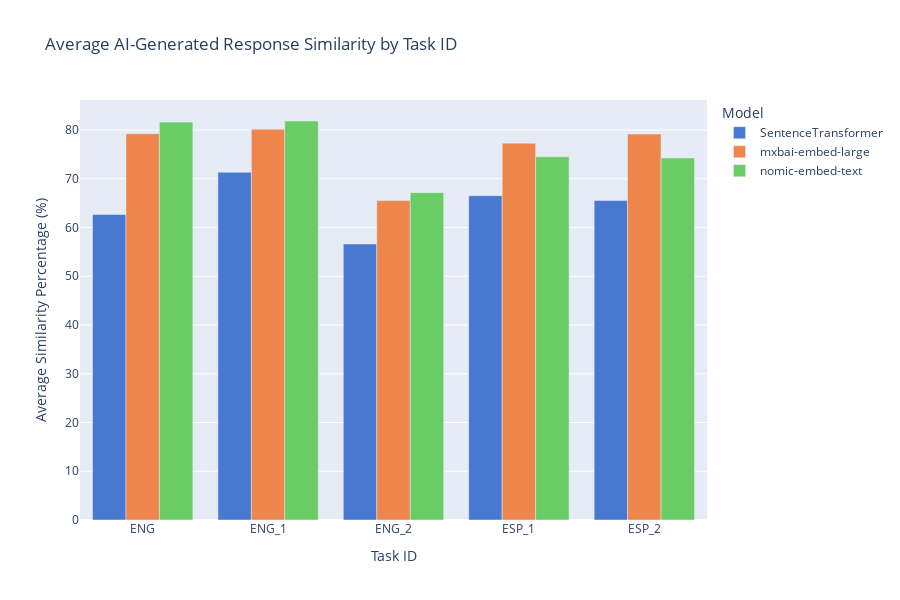
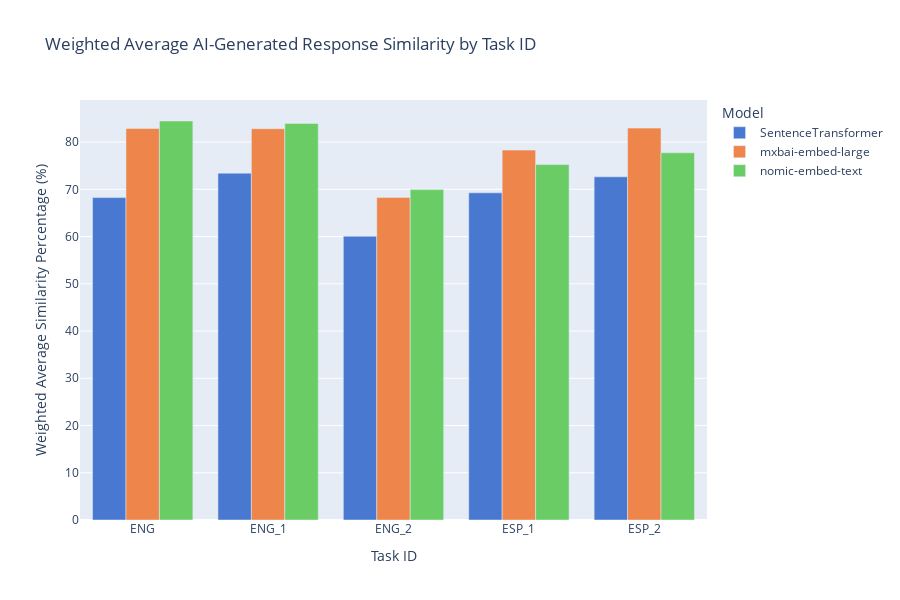

The code cell stored with these charts, in order, in its notebook:
### Code cell
avg_similarity_df = pd.melt(
    content_usage,
    id_vars=['TASK_ID'],
    value_vars=[
        'average_similarity_SentenceTransformer',
        'average_similarity_nomic-embed-text',
        'average_similarity_mxbai-embed-large'
    ],
    var_name='Model',
    value_name='Average Similarity (%)'
)

# Melt the DataFrame to long format for weighted average similarity
weighted_similarity_df = pd.melt(
    content_usage,
    id_vars=['TASK_ID'],
    value_vars=[
        'weighted_similarity_SentenceTransformer',
        'weighted_similarity_nomic-embed-text',
        'weighted_similarity_mxbai-embed-large'
    ],
    var_name='Model',
    value_name='Weighted Average Similarity (%)'
)

# Clean up the 'Model' column to only contain the model names

avg_similarity_df['Model'] = avg_similarity_df['Model'].str.replace('average_similarity_', '')
weighted_similarity_df['Model'] = weighted_similarity_df['Model'].str.replace('weighted_similarity_', '')


avg_similarity_df =  avg_similarity_df[avg_similarity_df['TASK_ID']!='ENG_No_LLM']
weighted_similarity_df =  weighted_similarity_df[weighted_similarity_df['TASK_ID']!='ENG_No_LLM']

avg_similarity_df = avg_similarity_df.groupby(['TASK_ID','Model'])['Average Similarity (%)'].mean().reset_index()
weighted_similarity_df = weighted_similarity_df.groupby(['TASK_ID','Model'])['Weighted Average Similarity (%)'].mean().reset_index()

# Step 2: Plot using Plotly

# Plot Average Similarity
fig_avg = px.bar(
    avg_similarity_df,
    x='TASK_ID',
    y='Average Similarity (%)',
    color='Model',
    title='Average AI-Generated Response Similarity by Task ID',
    labels={'TASK_ID': 'Task ID'},
    barmode='group',
    color_discrete_sequence=hex_pal
)
fig_avg.update_layout(
    xaxis_title='Task ID',
    yaxis_title='Average Similarity Percentage (%)',
    width=900,
    height=600
)
fig_avg.show()
fig_avg.write_image('../figures/results/content_similarity_avg.pdf')
# Plot Weighted Average Similarity
fig_weighted = px.bar(
    weighted_similarity_df,
    x='TASK_ID',
    y='Weighted Average Similarity (%)',
    color='Model',
    title='Weighted Average AI-Generated Response Similarity by Task ID',
    labels={'TASK_ID': 'Task ID'},
    barmode='group',
    color_discrete_sequence=hex_pal
)
fig_weighted.update_layout(
    xaxis_title='Task ID',
    yaxis_title='Weighted Average Similarity Percentage (%)',
    width=900,
    height=600
)
fig_weighted.show()
fig_weighted.write_image('../figures/results/content_similarity_weighted.pdf')

### Figure 1 — Plotly figure (JSON) as saved in the notebook; plotly's stock layout.template omitted (floating-point values rounded to 4 significant figures)
{"data": [{"alignmentgroup": "True", "hovertemplate": "Model=SentenceTransformer<br>Task ID=%{x}<br>Average Similarity (%)=%{y}<extra></extra>", "legendgroup": "SentenceTransformer", "marker": {"color": "#4878d0", "pattern": {"shape": ""}}, "name": "SentenceTransformer", "offsetgroup": "SentenceTransformer", "orientation": "v", "showlegend": true, "textposition": "auto", "type": "bar", "x": ["ENG", "ENG_1", "ENG_2", "ESP_1", "ESP_2"], "xaxis": "x", "y": [62.68, 71.33, 56.62, 66.54, 65.54], "yaxis": "y"}, {"alignmentgroup": "True", "hovertemplate": "Model=mxbai-embed-large<br>Task ID=%{x}<br>Average Similarity (%)=%{y}<extra></extra>", "legendgroup": "mxbai-embed-large", "marker": {"color": "#ee854a", "pattern": {"shape": ""}}, "name": "mxbai-embed-large", "offsetgroup": "mxbai-embed-large", "orientation": "v", "showlegend": true, "textposition": "auto", "type": "bar", "x": ["ENG", "ENG_1", "ENG_2", "ESP_1", "ESP_2"], "xaxis": "x", "y": [79.26, 80.17, 65.52, 77.3, 79.18], "yaxis": "y"}, {"alignmentgroup": "True", "hovertemplate": "Model=nomic-embed-text<br>Task ID=%{x}<br>Average Similarity (%)=%{y}<extra></extra>", "legendgroup": "nomic-embed-text", "marker": {"color": "#6acc64", "pattern": {"shape": ""}}, "name": "nomic-embed-text", "offsetgroup": "nomic-embed-text", "orientation": "v", "showlegend": true, "textposition": "auto", "type": "bar", "x": ["ENG", "ENG_1", "ENG_2", "ESP_1", "ESP_2"], "xaxis": "x", "y": [81.63, 81.85, 67.16, 74.5, 74.25], "yaxis": "y"}], "layout": {"barmode": "group", "height": 600, "legend": {"title": {"text": "Model"}, "tracegroupgap": 0}, "title": {"text": "Average AI-Generated Response Similarity by Task ID"}, "width": 900, "xaxis": {"anchor": "y", "domain": [0, 1], "title": {"text": "Task ID"}}, "yaxis": {"anchor": "x", "domain": [0, 1], "title": {"text": "Average Similarity Percentage (%)"}}}}

### Figure 2 — Plotly figure (JSON) as saved in the notebook; plotly's stock layout.template omitted (floating-point values rounded to 4 significant figures)
{"data": [{"alignmentgroup": "True", "hovertemplate": "Model=SentenceTransformer<br>Task ID=%{x}<br>Weighted Average Similarity (%)=%{y}<extra></extra>", "legendgroup": "SentenceTransformer", "marker": {"color": "#4878d0", "pattern": {"shape": ""}}, "name": "SentenceTransformer", "offsetgroup": "SentenceTransformer", "orientation": "v", "showlegend": true, "textposition": "auto", "type": "bar", "x": ["ENG", "ENG_1", "ENG_2", "ESP_1", "ESP_2"], "xaxis": "x", "y": [68.25, 73.42, 60.06, 69.26, 72.65], "yaxis": "y"}, {"alignmentgroup": "True", "hovertemplate": "Model=mxbai-embed-large<br>Task ID=%{x}<br>Weighted Average Similarity (%)=%{y}<extra></extra>", "legendgroup": "mxbai-embed-large", "marker": {"color": "#ee854a", "pattern": {"shape": ""}}, "name": "mxbai-embed-large", "offsetgroup": "mxbai-embed-large", "orientation": "v", "showlegend": true, "textposition": "auto", "type": "bar", "x": ["ENG", "ENG_1", "ENG_2", "ESP_1", "ESP_2"], "xaxis": "x", "y": [82.88, 82.84, 68.29, 78.3, 82.96], "yaxis": "y"}, {"alignmentgroup": "True", "hovertemplate": "Model=nomic-embed-text<br>Task ID=%{x}<br>Weighted Average Similarity (%)=%{y}<extra></extra>", "legendgroup": "nomic-embed-text", "marker": {"color": "#6acc64", "pattern": {"shape": ""}}, "name": "nomic-embed-text", "offsetgroup": "nomic-embed-text", "orientation": "v", "showlegend": true, "textposition": "auto", "type": "bar", "x": ["ENG", "ENG_1", "ENG_2", "ESP_1", "ESP_2"], "xaxis": "x", "y": [84.46, 83.96, 69.94, 75.24, 77.72], "yaxis": "y"}], "layout": {"barmode": "group", "height": 600, "legend": {"title": {"text": "Model"}, "tracegroupgap": 0}, "title": {"text": "Weighted Average AI-Generated Response Similarity by Task ID"}, "width": 900, "xaxis": {"anchor": "y", "domain": [0, 1], "title": {"text": "Task ID"}}, "yaxis": {"anchor": "x", "domain": [0, 1], "title": {"text": "Weighted Average Similarity Percentage (%)"}}}}
